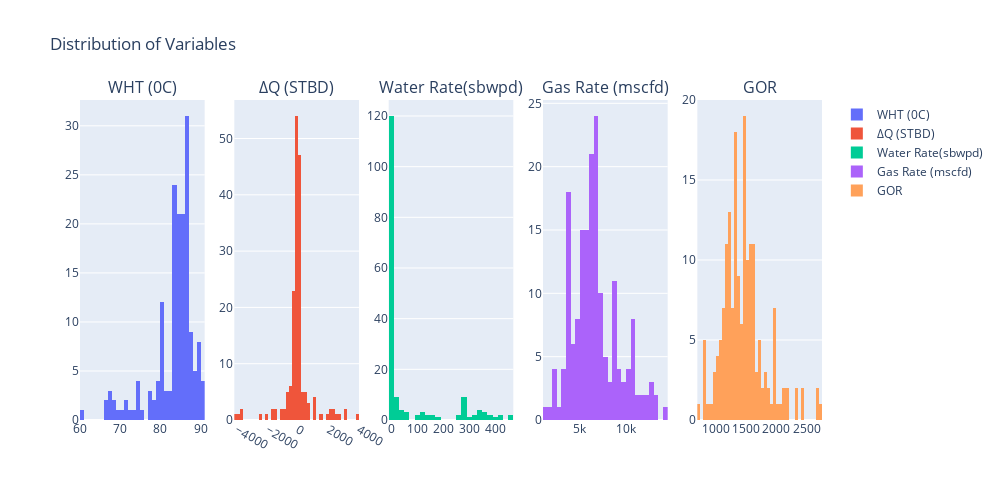

This figure's notebook cell:
### Code cell
fig = sp.make_subplots(rows=1, cols=5, subplot_titles=('WHT (0C)', '∆Q (STBD)', 'Water Rate(sbwpd)', 'Gas Rate (mscfd)', 'GOR'))

trace1 = go.Histogram(x=df_well3['WHT (0C)'], nbinsx=40, name='WHT (0C)')
trace2 = go.Histogram(x=df_well3['∆Q (STBD)'], nbinsx=40, name='∆Q (STBD)')
trace3 = go.Histogram(x=df_well3['Water Rate(sbwpd)'], nbinsx=40, name='Water Rate(sbwpd)')
trace4 = go.Histogram(x=df_well3['Gas Rate (mscfd)'], nbinsx=40, name='Gas Rate (mscfd)')
trace5 = go.Histogram(x=df_well3['GOR'], nbinsx=40, name='GOR')

fig.add_trace(trace1, row=1, col=1)
fig.add_trace(trace2, row=1, col=2)
fig.add_trace(trace3, row=1, col=3)
fig.add_trace(trace4, row=1, col=4)
fig.add_trace(trace5, row=1, col=5)

fig.update_layout(height=500, width=1000, title_text="Distribution of Variables")
fig.show()

### Figure 1 — Plotly figure (JSON) as saved in the notebook; plotly's stock layout.template omitted (floating-point values rounded to 4 significant figures; data arrays with more than 128 entries replaced by an {"elided": "..."} marker saying what was removed)
{"data": [{"name": "WHT (0C)", "nbinsx": 40, "type": "histogram", "x": {"elided": "178 float values"}, "xaxis": "x", "yaxis": "y"}, {"name": "∆Q (STBD)", "nbinsx": 40, "type": "histogram", "x": {"elided": "178 float values"}, "xaxis": "x2", "yaxis": "y2"}, {"name": "Water Rate(sbwpd)", "nbinsx": 40, "type": "histogram", "x": {"elided": "178 float values"}, "xaxis": "x3", "yaxis": "y3"}, {"name": "Gas Rate (mscfd)", "nbinsx": 40, "type": "histogram", "x": {"elided": "178 float values"}, "xaxis": "x4", "yaxis": "y4"}, {"name": "GOR", "nbinsx": 40, "type": "histogram", "x": {"elided": "178 float values"}, "xaxis": "x5", "yaxis": "y5"}], "layout": {"annotations": [{"font": {"size": 16}, "showarrow": false, "text": "WHT (0C)", "x": 0.084, "xanchor": "center", "xref": "paper", "y": 1, "yanchor": "bottom", "yref": "paper"}, {"font": {"size": 16}, "showarrow": false, "text": "∆Q (STBD)", "x": 0.292, "xanchor": "center", "xref": "paper", "y": 1, "yanchor": "bottom", "yref": "paper"}, {"font": {"size": 16}, "showarrow": false, "text": "Water Rate(sbwpd)", "x": 0.5, "xanchor": "center", "xref": "paper", "y": 1, "yanchor": "bottom", "yref": "paper"}, {"font": {"size": 16}, "showarrow": false, "text": "Gas Rate (mscfd)", "x": 0.708, "xanchor": "center", "xref": "paper", "y": 1, "yanchor": "bottom", "yref": "paper"}, {"font": {"size": 16}, "showarrow": false, "text": "GOR", "x": 0.916, "xanchor": "center", "xref": "paper", "y": 1, "yanchor": "bottom", "yref": "paper"}], "height": 500, "title": {"text": "Distribution of Variables"}, "width": 1000, "xaxis": {"anchor": "y", "domain": [0, 0.168]}, "xaxis2": {"anchor": "y2", "domain": [0.208, 0.376]}, "xaxis3": {"anchor": "y3", "domain": [0.416, 0.584]}, "xaxis4": {"anchor": "y4", "domain": [0.624, 0.792]}, "xaxis5": {"anchor": "y5", "domain": [0.832, 1]}, "yaxis": {"anchor": "x", "domain": [0, 1]}, "yaxis2": {"anchor": "x2", "domain": [0, 1]}, "yaxis3": {"anchor": "x3", "domain": [0, 1]}, "yaxis4": {"anchor": "x4", "domain": [0, 1]}, "yaxis5": {"anchor": "x5", "domain": [0, 1]}}}
